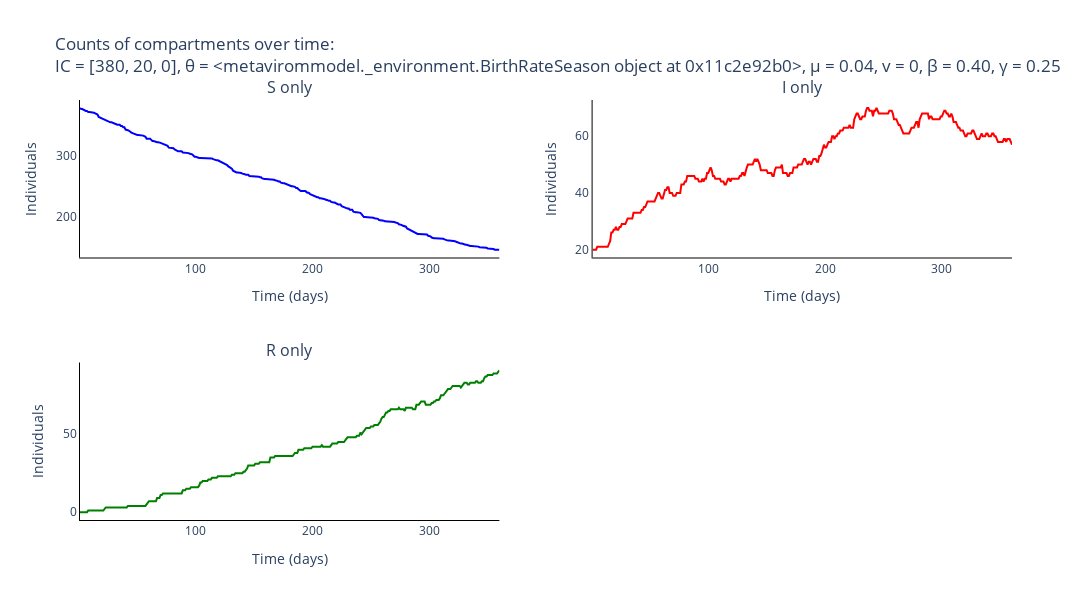

The code cell stored with this chart in its notebook:
### Code cell
# Trace names - represent the type of individuals for the simulation
trace_name = ['{}'.format(s) for s in compartments]

# Names of panels
panels = ['{} only'.format(s) for s in compartments]

fig = go.Figure()
fig = make_subplots(rows=int(np.ceil(len(panels)/2)), cols=2, subplot_titles=tuple('{}'.format(p) for p in panels))

# Add traces to the separate counts panels
for s, spec in enumerate(compartments):
    for _ in range(num_experiments):
        fig.add_trace(
            go.Scatter(
                y=output_algorithm[_, :, s].tolist(),
                x=times,
                mode='lines',
                name=trace_name[s],
                line_color=colours[s],
                showlegend=False,
            ),
            row= int(np.floor(s / 2)) + 1,
            col= s % 2 + 1
        )

# Add axis labels
fig.update_layout(
    title='Counts of compartments over time:<br>IC = {}, θ = {}, μ = {}, v = {}, β = {:.2f}, γ = {:.2f}'.format(parameters[0:3], parameters[3], parameters[4], parameters[5], parameters[6], parameters[7]),
    width=1100, 
    height=600,
    plot_bgcolor='white',
    xaxis=dict(
        linecolor='black',
        title = 'Time (days)'
        ),
    yaxis=dict(
        linecolor='black',
        title = 'Individuals'),
    xaxis2=dict(
        linecolor='black',
        title = 'Time (days)'
        ),
    yaxis2=dict(
        linecolor='black',
        title = 'Individuals'),
    xaxis3=dict(
        linecolor='black',
        title = 'Time (days)'
        ),
    yaxis3=dict(
        linecolor='black',
        title = 'Individuals')
    #legend=dict(
    #    orientation="h",
    #    yanchor="bottom",
    #    y=1.02,
    #    xanchor="right",
    #    x=1
    #)
    )

fig.write_image('images/SIR-gillespie-separate-HPV.pdf')
fig.show()

### Figure 1 — Plotly figure (JSON) as saved in the notebook; plotly's stock layout.template omitted (floating-point values rounded to 4 significant figures; data arrays with more than 128 entries replaced by an {"elided": "..."} marker saying what was removed)
{"data": [{"line": {"color": "blue"}, "mode": "lines", "name": "S", "showlegend": false, "type": "scatter", "x": {"elided": "360 int values"}, "xaxis": "x", "y": {"elided": "360 int values"}, "yaxis": "y"}, {"line": {"color": "red"}, "mode": "lines", "name": "I", "showlegend": false, "type": "scatter", "x": {"elided": "360 int values"}, "xaxis": "x2", "y": {"elided": "360 int values"}, "yaxis": "y2"}, {"line": {"color": "green"}, "mode": "lines", "name": "R", "showlegend": false, "type": "scatter", "x": {"elided": "360 int values"}, "xaxis": "x3", "y": {"elided": "360 int values"}, "yaxis": "y3"}], "layout": {"annotations": [{"font": {"size": 16}, "showarrow": false, "text": "S only", "x": 0.225, "xanchor": "center", "xref": "paper", "y": 1, "yanchor": "bottom", "yref": "paper"}, {"font": {"size": 16}, "showarrow": false, "text": "I only", "x": 0.775, "xanchor": "center", "xref": "paper", "y": 1, "yanchor": "bottom", "yref": "paper"}, {"font": {"size": 16}, "showarrow": false, "text": "R only", "x": 0.225, "xanchor": "center", "xref": "paper", "y": 0.375, "yanchor": "bottom", "yref": "paper"}], "height": 600, "plot_bgcolor": "white", "title": {"text": "Counts of compartments over time:<br>IC = [380, 20, 0], θ = <metavirommodel._environment.BirthRateSeason object at 0x11c2e92b0>, μ = 0.04, v = 0, β = 0.40, γ = 0.25"}, "width": 1100, "xaxis": {"anchor": "y", "domain": [0, 0.45], "linecolor": "black", "title": {"text": "Time (days)"}}, "xaxis2": {"anchor": "y2", "domain": [0.55, 1], "linecolor": "black", "title": {"text": "Time (days)"}}, "xaxis3": {"anchor": "y3", "domain": [0, 0.45], "linecolor": "black", "title": {"text": "Time (days)"}}, "xaxis4": {"anchor": "y4", "domain": [0.55, 1]}, "yaxis": {"anchor": "x", "domain": [0.625, 1], "linecolor": "black", "title": {"text": "Individuals"}}, "yaxis2": {"anchor": "x2", "domain": [0.625, 1], "linecolor": "black", "title": {"text": "Individuals"}}, "yaxis3": {"anchor": "x3", "domain": [0, 0.375], "linecolor": "black", "title": {"text": "Individuals"}}, "yaxis4": {"anchor": "x4", "domain": [0, 0.375]}}}
